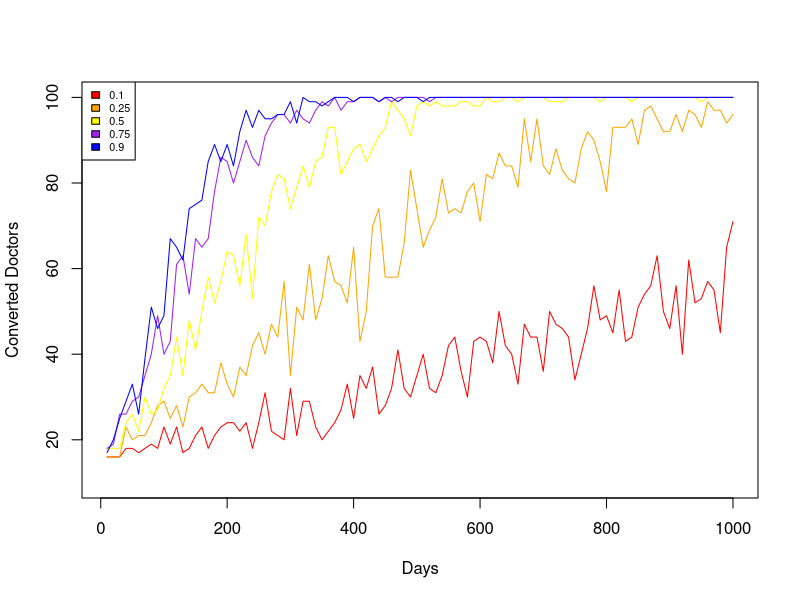

The R script that drew this image:
# Homework 6
# Stat 133, Lec 2, Spring 2015
# Due : Friday March 20th by 5 pm
# Review the slides on simulations for this assignment.
# Consider the following model on use of a new drug:
# We have a population of doctors, population size : <n.doctors>
# Every doctor has either adopted the use of a new drug, or not (0/1 status)
# Now write a function that runs a simulation for a period of :
# <n.days> where
# - every day exactly two _random_ doctors meet
# - if one has adopted but the other one has not then the
#   holdout adopts the use of the drug with probability p
# Return a matrix that shows for each day which doctors have adopted
# the use of the drug.
# Input varibles are
# <n.days> : the number of days the simulation should be run for
# <n.doctors> : total number of doctors
# <initial.doctors> : a 0/1 vector of length <n.doctors>, 1 for adopters
# <p> : the probability that the non-adopter adopts the drug.
# Ouput variable
# <has_adopted> : matrix with <n.doctors> rows and <n.days> columns
#                 i.e. one row for each doctor
#                 the entries are 0 for days where the doctor is a
#                 non-adopter, else 1 (so once a row turns to 1 it stays as 1).
sim.doctors <- function(initial.doctors, n.doctors, n.days, p){
  if (p>1 | p<0){
    stop("Invalid p value.")
  }
  if (length(initial.doctors)!=n.doctors){
    stop("Length of initial doctors not equal to the number of doctors.")
  }
  has.adopted=matrix(data=initial.doctors,nrow=n.doctors,ncol=n.days)
  for (i in seq(1,n.days)){
    doctors=sample(seq(1,length(initial.doctors)),2)
    if (initial.doctors[doctors[1]]!=initial.doctors[doctors[2]]){
      if (initial.doctors[doctors[1]]==0){
      	change=sample(c(0,1),prob=c(1-p,p),1)
        initial.doctors[doctors[1]]=change
        has.adopted[c(doctors[1]),seq(i,n.days)]=change
      } 
      if (initial.doctors[doctors[2]]==0) {
      	change=sample(c(0,1),prob=c(1-p,p),1)
        initial.doctors[doctors[2]]=change
        has.adopted[c(doctors[2]),seq(i,n.days)]=change
      }
    }
  }
  return(has.adopted)
}
set.seed(42)
initial.doctors=sample(c(0,1),prob=c(0.9,0.1),size=100,rep=TRUE)
simulate=function(days=seq(10,1000,10),initial_doctors=initial.doctors,p){
  n.doctors=c()
  for (i in days){
    has.adopted=sim.doctors(initial_doctors,length(initial_doctors),i,p)
    for (j in seq(1,nrow(has.adopted))){
        converted=sum(has.adopted[,ncol(has.adopted)])
    }
    n.doctors[i/(days[2]-days[1])]=converted
  }
  return(list(days,n.doctors))
}
data1=simulate(p=0.1)
data2=simulate(p=0.25)
data3=simulate(p=0.5)
data4=simulate(p=0.75)
data5=simulate(p=0.9)

plot(x=data1[[1]],y=data1[[2]],xlab="Days",ylab="Converted Doctors",col="Red",type="l",ylim=c(10,100))
lines(x=data2[[1]],y=data2[[2]],col="Orange")
lines(x=data3[[1]],y=data3[[2]],col="Yellow")
lines(x=data4[[1]],y=data4[[2]],col="Purple")
lines(x=data5[[1]],y=data5[[2]],col="Blue")
legend("topleft",cex=0.65,fill=c("Red","Orange","Yellow","Purple","Blue"),c("0.1","0.25","0.5","0.75","0.9"))


